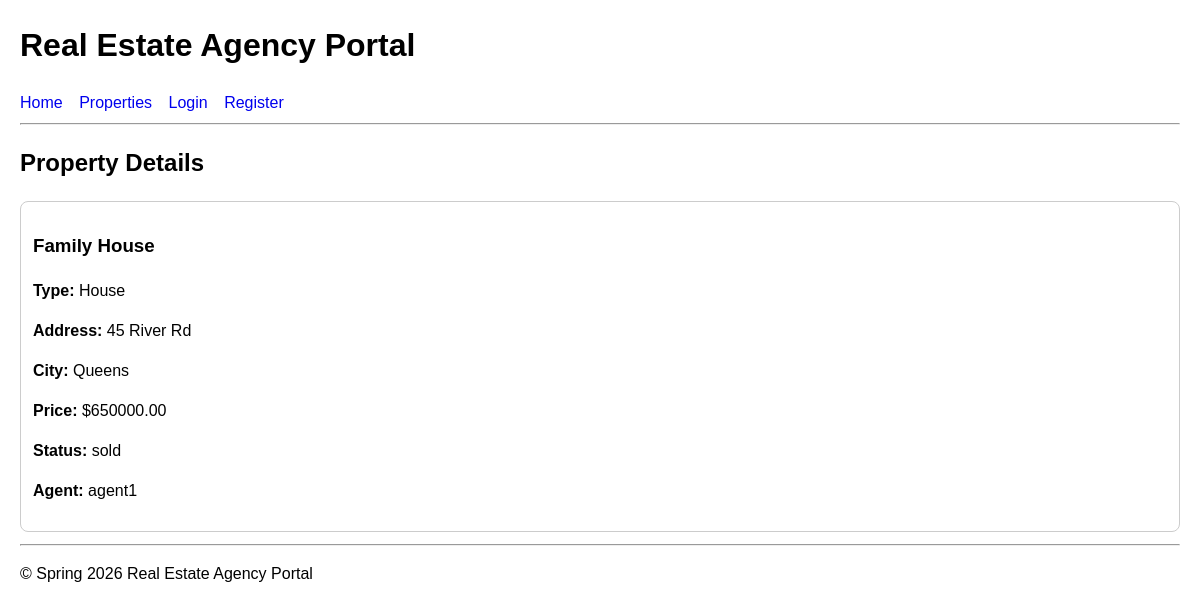
The app's page /property_details.php?id=2 with its own data.
### tables this page shows
CREATE TABLE `properties` (
  `propertyId` int(11) NOT NULL,
  `title` varchar(100) NOT NULL,
  `propertyType` varchar(50) NOT NULL,
  `address` varchar(200) NOT NULL,
  `city` varchar(100) NOT NULL,
  `price` decimal(12,2) NOT NULL,
  `status` enum('available','sold','rented') NOT NULL DEFAULT 'available',
  `agentId` int(11) NOT NULL
);

CREATE TABLE `users` (
  `userId` int(11) NOT NULL,
  `userName` varchar(50) NOT NULL,
  `contactInfo` varchar(200) DEFAULT NULL,
  `passwordHash` varchar(255) NOT NULL,
  `userType` enum('agent','buyer','renter') NOT NULL
);

### classes/RealEstateDatabase.php (called while the page is built, shortened)
<?php
require_once __DIR__ . '/Database.php';
class RealEstateDatabase {
    private PDO $conn;
    public function __construct() {
        $database = new Database();
        $this->conn = $database->connect();
    }
    public function getPropertyById(int $propertyId) {
        $sql = "SELECT p.*, u.userName AS agentName
                FROM Properties p
                JOIN Users u ON p.agentId = u.userId
                WHERE p.propertyId = :propertyId";
        $stmt = $this->conn->prepare($sql);
        $stmt->execute([':propertyId' => $propertyId]);
        return $stmt->fetch();
    }
}
?>

### classes/Database.php (called while the page is built, shortened)
<?php
class Database {
    private ?PDO $conn = null;
    public function connect(): PDO {
        if ($this->conn === null) {
            try {
                $dsn = "mysql:host=" . DB_HOST . ";dbname=" . DB_NAME . ";charset=utf8mb4";
                $this->conn = new PDO($dsn, DB_USER, DB_PASS, [
                    PDO::ATTR_ERRMODE => PDO::ERRMODE_EXCEPTION,
                    PDO::ATTR_DEFAULT_FETCH_MODE => PDO::FETCH_ASSOC
                ]);
            } catch (PDOException $e) {
                die("Database connection failed: " . $e->getMessage());
            }
        }
        return $this->conn;
    }
}
?>

### property_details.php (the view, shortened to what this page needs)
<?php
require_once 'classes/RealEstateDatabase.php';
$db = new RealEstateDatabase();
$propertyId = isset($_GET['id']) ? (int)$_GET['id'] : 0;
$property = $db->getPropertyById($propertyId);
?>
<?php include 'includes/header.php'; ?>
<h2>Property Details</h2>
<?php if (!$property): ?>
    <p class="error">Property not found.</p>
<?php else: ?>
    <div class="card">
        <h3><?= htmlspecialchars($property['title']) ?></h3>
        <p><strong>Type:</strong> <?= htmlspecialchars($property['propertyType']) ?></p>
        <p><strong>Address:</strong> <?= htmlspecialchars($property['address']) ?></p>
        <p><strong>City:</strong> <?= htmlspecialchars($property['city']) ?></p>
        <p><strong>Price:</strong> $<?= htmlspecialchars($property['price']) ?></p>
        <p><strong>Status:</strong> <?= htmlspecialchars($property['status']) ?></p>
        <p><strong>Agent:</strong> <?= htmlspecialchars($property['agentName']) ?></p>
    </div>
<?php endif; ?>
<?php include 'includes/footer.php'; ?>

### assets/style.css (style rules this page uses)
body { font-family: Arial, sans-serif; margin: 20px; line-height: 1.5; }
.card { border: 1px solid #ccc; padding: 12px; margin-bottom: 12px; border-radius: 8px; }

### records on screen
properties: title "Family House", propertyType "House", address "45 River Rd", city "Queens", price "650000.00", status "sold", agentId.userName "agent1"
